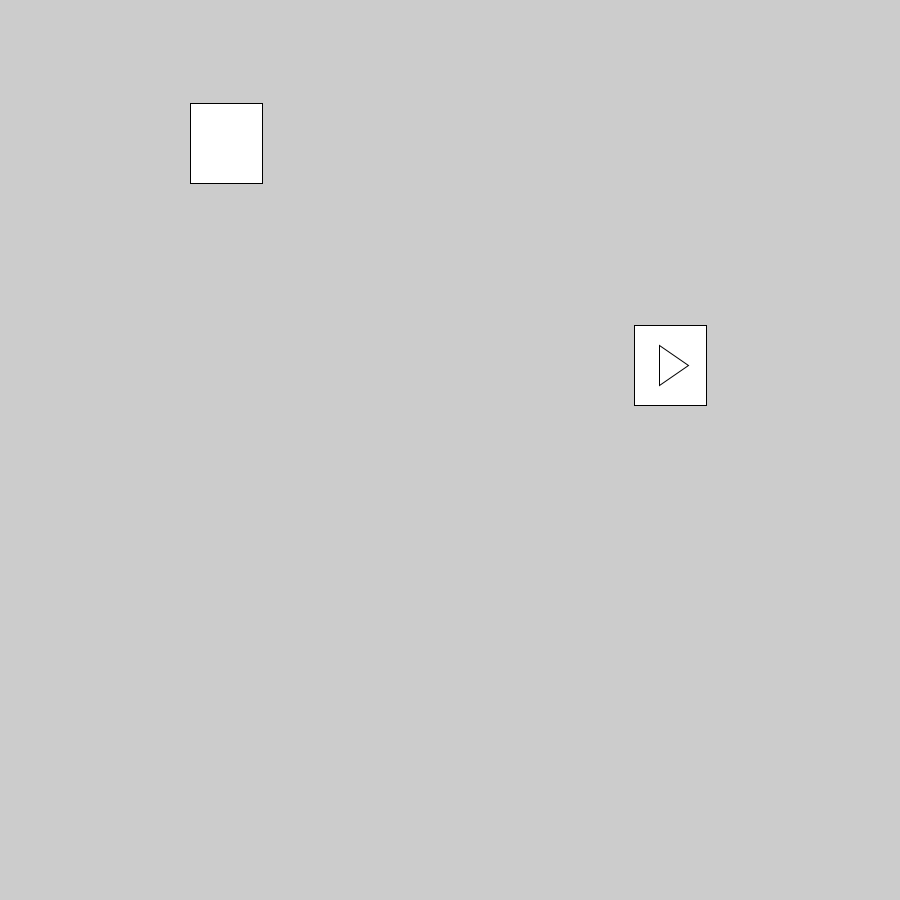
Frame 1 (no input)
Frame 60 (the mouse pressed at the canvas centre just before this capture): identical to frame 1, image omitted
Frame 120 (the mouse held since frame 60 and released just before this capture): identical to frame 1, image omitted

The Processing sketch that drew this single still picture (run headless with seeded random() and noise(); from frame 60 on, the mouse is pressed at the canvas centre):

// Processing sketch: ButtonTest
// ── ButtonTest.pde
// Global Vars
int appWidth = displayWidth;
int appHeight = displayHeight;
float PlayX = appWidth * 1.19/3;
float PlayY = appHeight * 1.90/7;
float PlayWidth = appWidth * 0.4/8.9;
float PlayHeight = appHeight * 0.4/5.98;
Boolean playMbutton = true;
//
void setup() {
  //  fullScreen();
  size(900, 900);
  int appWidth = displayWidth;
  int appHeight = displayHeight;
  //
  float PlayX = appWidth * 1.19/3;
  float PlayY = appHeight * 1.90/7;
  float PlayWidth = appWidth * 0.4/8.9;
  float PlayHeight = appHeight * 0.4/5.98;
  rect(PlayX, PlayY, PlayWidth, PlayHeight);

  // play triangle
  triangle(
    PlayX + PlayWidth * 0.35, PlayY + PlayHeight * 0.25,
    PlayX + PlayWidth * 0.35, PlayY + PlayHeight * 0.75,
    PlayX + PlayWidth * 0.75, PlayY + PlayHeight * 0.5
    );
  float StopX = appWidth * 1.19/10;
  float StopY = appHeight * 1.90/22;
  float StopWidth = appWidth * 0.4/8.9;
  float StopHeight = appHeight * 0.4/5.98;
  rect(StopX, StopY, StopWidth, StopHeight);
  int TimeLoading = millis();
  println("It took", TimeLoading, "milliseconds to load the program");
}

void draw() {
  int WhereMouseX = mouseX;
  int WhereMouseY = mouseY;
  println("Mouse is located at", "X:", WhereMouseX, "Y:", WhereMouseY);
  delay(5);
  if (mouseX>PlayX && mouseX<PlayX + PlayWidth && mouseY>PlayY && mouseY<PlayY + PlayWidth)
    println("Yay music :D");
  else {
    println("wheres the music :(");
  }
  {
  }
}

void mousePressed() {
  if (playMbutton == true) println("PLAY MY GAME");
  else { 
   println("thank you alan");
  }
}

void keyPressed() {
}
